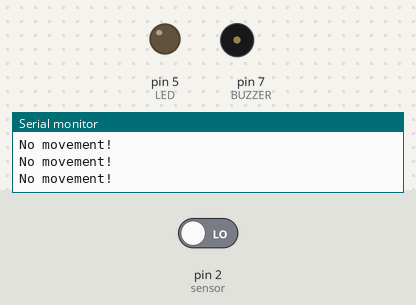
This sketch was run on a simulated Arduino Uno, built with avr-gcc and run on an emulated ATmega328P. On the bench: output pins drawn as LEDs (lit = HIGH), buzzer (waves = sounding, pin HIGH), the last lines printed to the serial monitor. Inputs (shaded band) come from the test bench; at power-on: pin 2 (sensor) LOW.

Above: at 1.2 s.
1.3 s: pin 2 (sensor) driven HIGH
At 1.7 s:
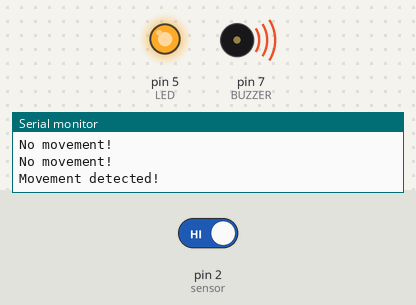
4.3 s: pin 2 (sensor) driven LOW
At 5.0 s:
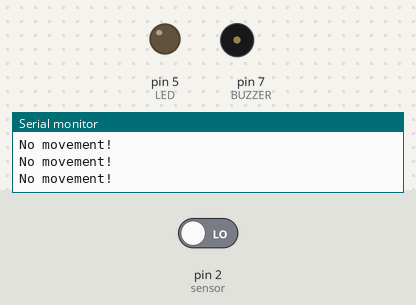
Timing chart, 0 to 7.3 s (numbered marks = the images above; inputs shaded):
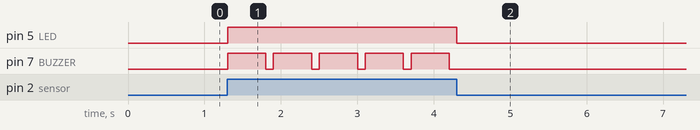

Measured:
- after the input at 1.3 s, pin 5 (LED): LOW → HIGH at once; pin 7 (BUZZER): alternates HIGH for 0.50 s and LOW for 0.10 s, starting at once
- after the input at 4.3 s, pin 5 (LED): HIGH → LOW at once; pin 7 (BUZZER): stops changing and stays LOW

The sketch:

sketch_jan4a.ino
```cpp
#define sensor 2
#define LED 5
#define BUZZER 7 // Use any available digital pin for the buzzer

void setup()
{
  Serial.begin(9600);
  pinMode(sensor, INPUT);
  pinMode(LED, OUTPUT);
  pinMode(BUZZER, OUTPUT); // Set buzzer pin as OUTPUT
  digitalWrite(sensor, LOW);
  digitalWrite(LED, LOW);
  digitalWrite(BUZZER, LOW);
}

void loop()
{
  if (digitalRead(sensor)) {
    Serial.println("Movement detected!");
    digitalWrite(LED, HIGH);
    digitalWrite(BUZZER, HIGH);
    delay(500);
    digitalWrite(BUZZER, LOW);// Turn on the buzzer
  }
  else {
    Serial.println("No movement!");
    digitalWrite(LED, LOW);
    digitalWrite(BUZZER, LOW); // Turn off the buzzer
  }
delay(100);
}
```
